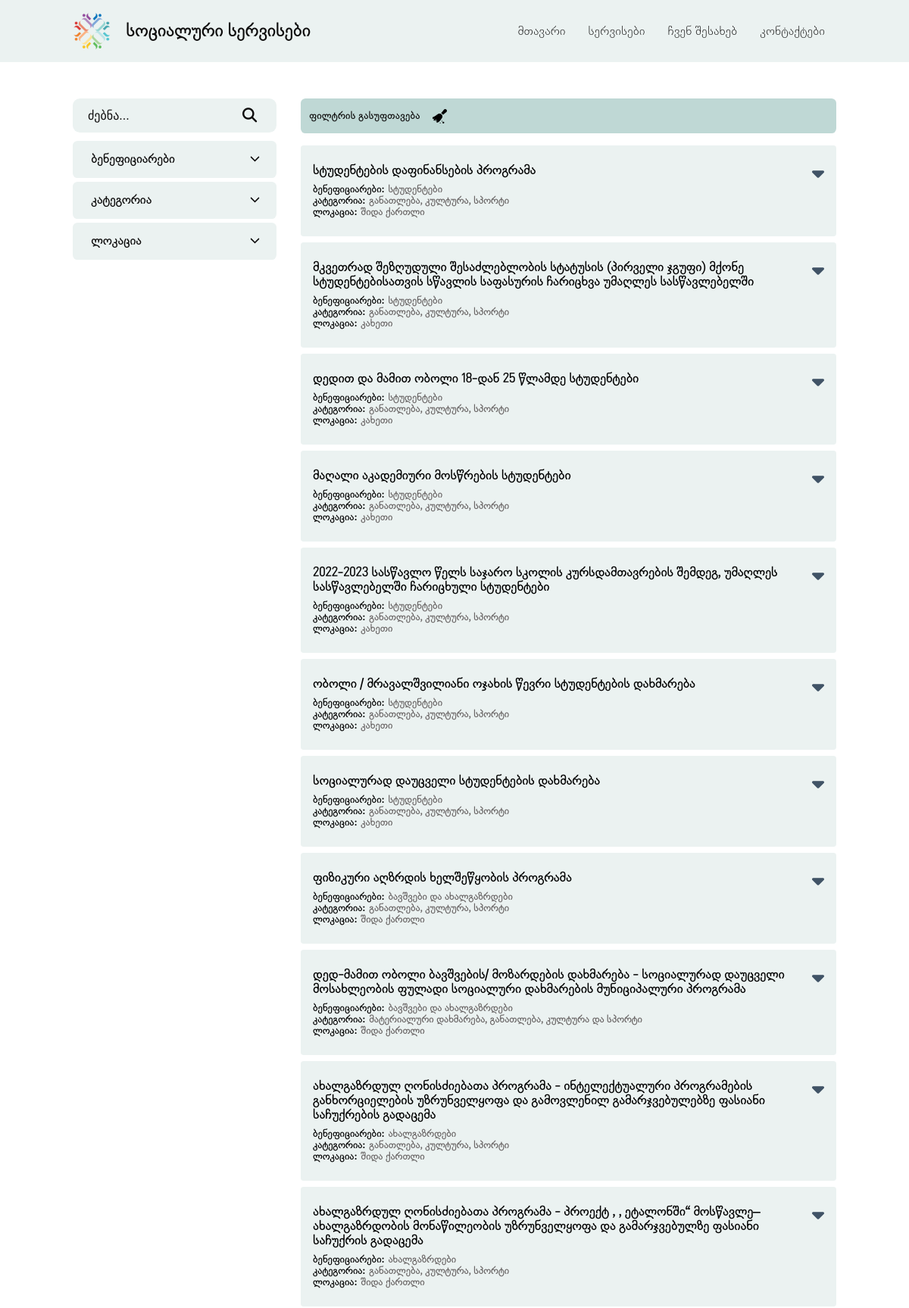
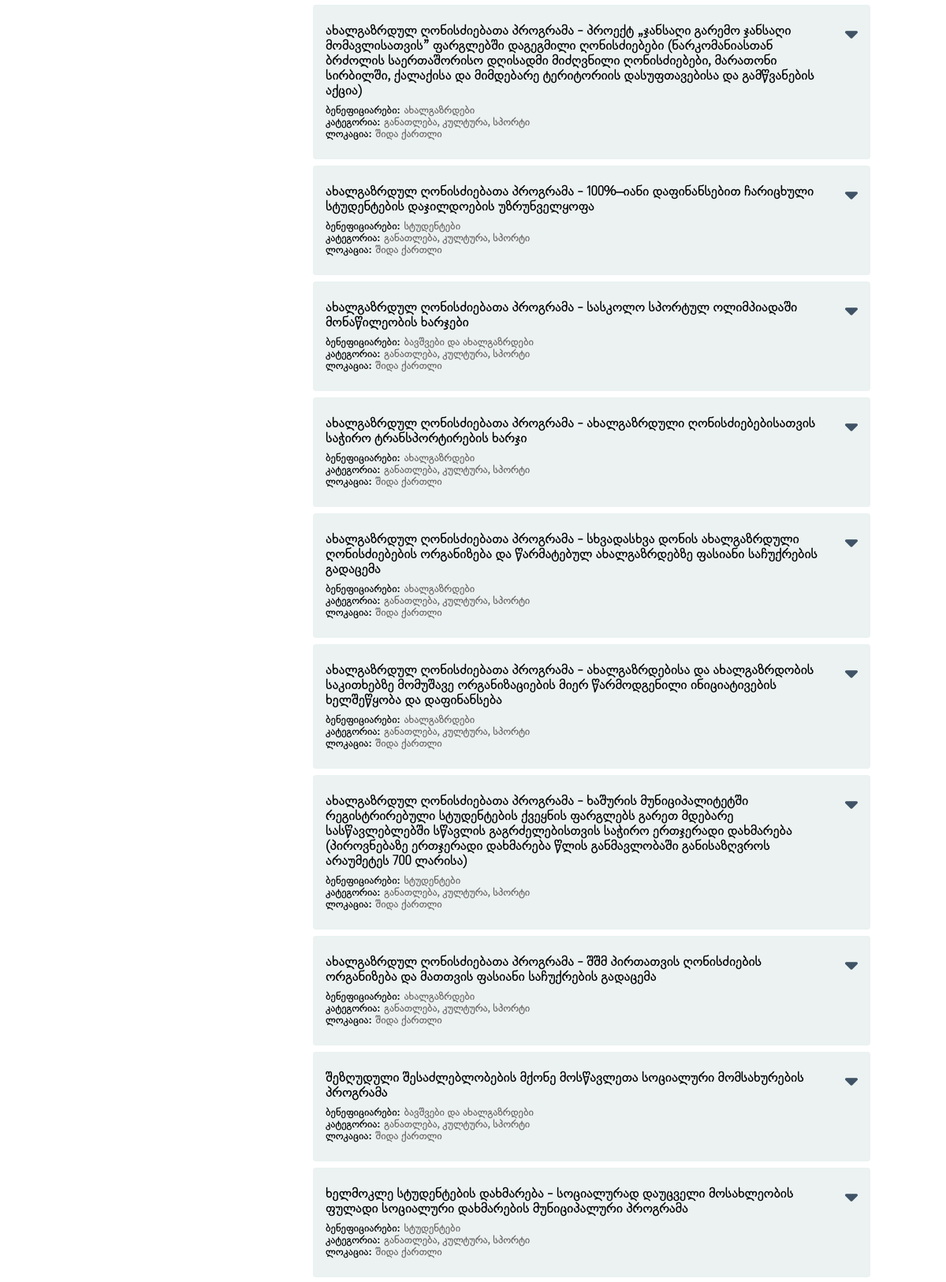
The app's page /services.php?categories=განათლება (upper part) with its own data (2 pictures, top to bottom).
### tables this page shows
CREATE TABLE `socialservicetable` (
  `id` int(11) NOT NULL,
  `title` varchar(500) NOT NULL,
  `service_description` text NOT NULL,
  `categories` varchar(100) DEFAULT NULL,
  `beneficiaries` varchar(100) DEFAULT NULL,
  `providers` varchar(150) DEFAULT NULL,
  `locations` varchar(1500) DEFAULT NULL,
  `link` varchar(1000) DEFAULT NULL,
  `region` varchar(300) DEFAULT NULL
);

### php/getPosts.php (the view, shortened to what this page needs)
<?php
function getMainPosts($conn)
{
    if (isset($_GET['region'])) {
        $searchValue = filter_input(INPUT_GET, 'region', FILTER_SANITIZE_SPECIAL_CHARS);
        $searchQuery = "SELECT * FROM SocialServiceTable WHERE region LIKE '%$searchValue%'  OR locations LIKE '%$searchValue%'";
        $queryRun = mysqli_query($conn, $searchQuery);
        if (mysqli_num_rows($queryRun) > 0) {
            while ($row = mysqli_fetch_assoc($queryRun)) {
                $title = $row['title'];
                $description = $row['service_description'];
                $categories = $row['categories'];
                $locations = $row['locations'];
                $locations = $row['region'];
                $beneficiaries = $row['beneficiaries'];
                $locations = highlightSearchedWords($locations, $searchValue);
                echo ' <div class="container-info" data-titlecontainer="' . $row['id'] . '">
                <div class="title" data-titlecontainer="' . $row['id'] . '">
                    <div class="main-info" data-titlecontainer="' . $row['id'] . '">
                    <p class="title-text" data-titlecontainer="' . $row['id'] . '"> ' . $title . ' </p>
                    <span class="more-info" data-titlecontainer="' . $row['id'] . '"><div class="small-section" data-titlecontainer="' . $row['id'] . '"><p class="span" data-titlecontainer="' . $row['id'] . '">ბენეფიციარები:</p><p> ' . $beneficiaries . ' </p> </div><div class="small-section" data-titlecontainer="' . $row['id'] . '"><p class="span" data-titlecontainer="' . $row['id'] . '">კატეგორია:</p> <p> ' . $categories . ' </p></div><div data-titlecontainer="' . $row['id'] . '" class="small-section"> <span class="span" data-titlecontainer="' . $row['id'] . '">ლოკაცია:</span><p> ' . $locations . ' </p> </span></div>
                    </div>
                    <i class="fa-solid fa-caret-down plus-icon " id="icon-' . $row['id'] . '" data-titlecontainer="' . $row['id'] . '"></i>
                </div>
                <div class="description" id="' . $row['id'] . '" data-titlecontainer="' . $row['id'] . '">
                    <p>
                    ' . $description . '
                    </p>
                    <br />
                    <a
                    class="seeMorelink"
                    target="_blank"
                    href="' . $row['link'] . '"
                    alt="დეტალურად ნახვა"
                    >დეტალურად</a>
                </div>
        </div> ';
            }
        } else {
            echo '<h3>ინფორმაცია ვერ მოიძებნა...</h3>';
        }
    } else if (isset($_GET['categories'])) {
        $searchValue = filter_input(INPUT_GET, 'categories', FILTER_SANITIZE_SPECIAL_CHARS);
        $searchQuery = "SELECT * FROM SocialServiceTable WHERE categories LIKE '%$searchValue%'  OR locations LIKE '%$searchValue%'";
        $queryRun = mysqli_query($conn, $searchQuery);
        if (mysqli_num_rows($queryRun) > 0) {
            while ($row = mysqli_fetch_assoc($queryRun)) {
                $title = $row['title'];
                $description = $row['service_description'];
                $categories = $row['categories'];
                $locations = $row['region'];
                $beneficiaries = $row['beneficiaries'];
                $locations = highlightSearchedWords($locations, $searchValue);
                echo ' <div class="container-info" data-titlecontainer="' . $row['id'] . '">
                <div class="title" data-titlecontainer="' . $row['id'] . '">
                    <div class="main-info" data-titlecontainer="' . $row['id'] . '">
                    <p class="title-text" data-titlecontainer="' . $row['id'] . '"> ' . $title . ' </p>
                    <span class="more-info" data-titlecontainer="' . $row['id'] . '"><div class="small-section" data-titlecontainer="' . $row['id'] . '"><p class="span" data-titlecontainer="' . $row['id'] . '">ბენეფიციარები:</p><p> ' . $beneficiaries . ' </p> </div><div class="small-section" data-titlecontainer="' . $row['id'] . '"><p class="span" data-titlecontainer="' . $row['id'] . '">კატეგორია:</p> <p> ' . $categories . ' </p></div><div data-titlecontainer="' . $row['id'] . '" class="small-section"> <span class="span" data-titlecontainer="' . $row['id'] . '">ლოკაცია:</span><p> ' . $locations . ' </p> </span></div>
                    </div>
                    <i class="fa-solid fa-caret-down plus-icon " id="icon-' . $row['id'] . '" data-titlecontainer="' . $row['id'] . '"></i>
                </div>
                <div class="description" id="' . $row['id'] . '" data-titlecontainer="' . $row['id'] . '">
                    <p>
                    ' . $description . '
                    </p>
                    <br />
                    <a
                    class="seeMorelink"
                    target="_blank"
                    href="' . $row['link'] . '"
                    alt="დეტალურად ნახვა"
                    >დეტალურად</a>
                </div>
        </div> ';
            }
        } else {
            echo '<h3>ინფორმაცია ვერ მოიძებნა...</h3>';
        }
    } else     if (isset($_GET['beneficiaries'])) {
        $searchValue = filter_input(INPUT_GET, 'beneficiaries', FILTER_SANITIZE_SPECIAL_CHARS);
        $searchQuery = "SELECT * FROM SocialServiceTable WHERE beneficiaries LIKE '%$searchValue%'  OR locations LIKE '%$searchValue%'";
        $queryRun = mysqli_query($conn, $searchQuery);
        if (mysqli_num_rows($queryRun) > 0) {
            while ($row = mysqli_fetch_assoc($queryRun)) {
                $title = $row['title'];
                $description = $row['service_description'];
                $categories = $row['categories'];
                $locations = $row['locations'];
                $locations = $row['region'];
                $beneficiaries = $row['beneficiaries'];
                $locations = highlightSearchedWords($locations, $searchValue);
                echo ' <div class="container-info" data-titlecontainer="' . $row['id'] . '">
                <div class="title" data-titlecontainer="' . $row['id'] . '">
                    <div class="main-info" data-titlecontainer="' . $row['id'] . '">
                    <p class="title-text" data-titlecontainer="' . $row['id'] . '"> ' . $title . ' </p>
                    <span class="more-info" data-titlecontainer="' . $row['id'] . '"><div class="small-section" data-titlecontainer="' . $row['id'] . '"><p class="span" data-titlecontainer="' . $row['id'] . '">ბენეფიციარები:</p><p> ' . $beneficiaries . ' </p> </div><div class="small-section" data-titlecontainer="' . $row['id'] . '"><p class="span" data-titlecontainer="' . $row['id'] . '">კატეგორია:</p> <p> ' . $categories . ' </p></div><div data-titlecontainer="' . $row['id'] . '" class="small-section"> <span class="span" data-titlecontainer="' . $row['id'] . '">ლოკაცია:</span><p> ' . $locations . ' </p> </span></div>
                    </div>
                    <i class="fa-solid fa-caret-down plus-icon " id="icon-' . $row['id'] . '" data-titlecontainer="' . $row['id'] . '"></i>
                </div>
                <div class="description" id="' . $row['id'] . '" data-titlecontainer="' . $row['id'] . '">
                    <p>
                    ' . $description . '
                    </p>
                    <br />
                    <a
                    class="seeMorelink"
                    target="_blank"
                    href="' . $row['link'] . '"
                    alt="დეტალურად ნახვა"
                    >დეტალურად</a>
                </div>
        </div> ';
            }
        } else {
            echo '<h3>ინფორმაცია ვერ მოიძებნა...</h3>';
        }
    } else if (isset($_GET['searchBar']) && !empty($_GET['searchBar'])) {
        $searchValue = htmlspecialchars($_GET['searchBar']);
        $searchQuery = "SELECT * FROM SocialServiceTable WHERE title LIKE '%$searchValue%' OR locations LIKE '%$searchValue%' OR region LIKE '%$searchValue%' OR beneficiaries LIKE '%$searchValue%' OR categories LIKE '%$searchValue%'";
        $queryRun = mysqli_query($conn, $searchQuery);
        if (mysqli_num_rows($queryRun) > 0) {
            while ($row = mysqli_fetch_assoc($queryRun)) {
                $title = $row['title'];
                $description = $row['service_description'];
                $categories = $row['categories'];
                $locations = $row['locations'];
                $locations = $row['region'];
                $beneficiaries = $row['beneficiaries'];
                $title = highlightSearchedWords($title, $_GET['searchBar']);
                $description = highlightSearchedWords($description, $_GET['searchBar']);
                $categories = highlightSearchedWords($categories, $_GET['searchBar']);
                $locations = highlightSearchedWords($locations, $_GET['searchBar']);
                $beneficiaries = highlightSearchedWords($beneficiaries, $_GET['searchBar']);
                echo ' <div class="container-info" data-titlecontainer="' . $row['id'] . '">
                <div class="title" data-titlecontainer="' . $row['id'] . '">
                    <div class="main-info" data-titlecontainer="' . $row['id'] . '">
                    <p class="title-text" data-titlecontainer="' . $row['id'] . '"> ' . $title . ' </p>
                    <span class="more-info" data-titlecontainer="' . $row['id'] . '"><div class="small-section" data-titlecontainer="' . $row['id'] . '"><p class="span" data-titlecontainer="' . $row['id'] . '">ბენეფიციარები:</p><p> ' . $beneficiaries . ' </p> </div><div class="small-section" data-titlecontainer="' . $row['id'] . '"><p class="span" data-titlecontainer="' . $row['id'] . '">კატეგორია:</p> <p> ' . $categories . ' </p></div><div data-titlecontainer="' . $row['id'] . '" class="small-section"> <span class="span" data-titlecontainer="' . $row['id'] . '">ლოკაცია:</span><p> ' . $locations . ' </p> </span></div>
                    </div>
                    <i class="fa-solid fa-caret-down plus-icon " id="icon-' . $row['id'] . '" data-titlecontainer="' . $row['id'] . '"></i>
                </div>
                <div class="description" id="' . $row['id'] . '" data-titlecontainer="' . $row['id'] . '">
                    <p>
                    ' . $description . '
                    </p>
                    <br />
                    <a
                    class="seeMorelink"
                    target="_blank"
                    href="' . $row['link'] . '"
                    alt="დეტალურად ნახვა"
                    >დეტალურად</a>
                </div>
        </div> ';
            }
        } else {
            echo '<h3>ინფორმაცია ვერ მოიძებნა...</h3>';
        }
    } else {
        renderPostsElse($conn);
    }
}
function highlightSearchedWords($text, $searchText)
{
    $searchValue = preg_quote($searchText);
    $pattern = '/(' . $searchValue . ')/iu';
    $highlightedText = preg_replace($pattern, '<span class="highlight">$1</span>', $text);
    return $highlightedText;
}

### style.css (style rules this page uses)
* { padding: 0; margin: 0; box-sizing: border-box; outline: none; scroll-behavior: smooth; }
:root { --main_bg_color_bl: #0cc1e1; --main_bg_color_wt: rgb(235, 242, 241); --text-main-color: #0d0c0c; }
body { background-color: rgb(255, 255, 255); overflow-x: hidden; font-family: "BPG Nateli", sans-serif; }
.container-info { margin-bottom: 0.5rem; border-radius: 0.2rem; overflow: hidden; }
.right-section .title { padding: 1.5rem 1rem; font-size: 1.15rem; font-weight: 900; background-color: var(--main_bg_color_wt); border-radius: 0.2rem; display: flex; align-items: center; justify-content: space-between; cursor: pointer; position: relative; z-index: 100; }
.main-info { display: flex; flex-direction: column; justify-content: center; align-items: start; width: 100%; padding-right: 1rem; z-index: -1; }
.more-info { font-size: 0.9rem; margin-top: 0.5rem; color: #696565; font-weight: 900; display: flex; flex-wrap: wrap; width: 100%; justify-content: start; align-items: center; z-index: 1; }
.small-section { display: flex; margin-right: 3rem; flex-grow: 1; width: 100%; }
.span { font-size: 0.9rem; font-weight: 900; color: black; margin-right: 0.3rem; }
.right-section .title .plus-icon { color: #2e4257; font-size: 1.6rem; rotate: 0deg; transition: rotate 0.5s; align-self: start; opacity: 0.9; }

### records on screen
socialservicetable: title "სტუდენტების დაფინანსების პროგრამა", beneficiaries "სტუდენტები", categories "განათლება, კულტურა, სპორტი", region "შიდა ქართლი"
socialservicetable: title "მკვეთრად შეზღუდული შესაძლებლობის სტატუსის (პირველი ჯგუფი) მქონე სტუდენტებისათვის სწავლის საფასურის ჩარიცხვა უმაღლეს სასწავლებელში", beneficiaries "სტუდენტები", categories "განათლება, კულტურა, სპორტი", region "კახეთი"
socialservicetable: title "დედით და მამით ობოლი 18-დან 25 წლამდე სტუდენტები", beneficiaries "სტუდენტები", categories "განათლება, კულტურა, სპორტი", region "კახეთი"
socialservicetable: title "მაღალი აკადემიური მოსწრების სტუდენტები", beneficiaries "სტუდენტები", categories "განათლება, კულტურა, სპორტი", region "კახეთი"
socialservicetable: title "2022-2023 სასწავლო წელს საჯარო სკოლის კურსდამთავრების შემდეგ, უმაღლეს სასწავლებელში ჩარიცხული სტუდენტები", beneficiaries "სტუდენტები", categories "განათლება, კულტურა, სპორტი", region "კახეთი"
socialservicetable: title "ობოლი / მრავალშვილიანი ოჯახის წევრი სტუდენტების დახმარება", beneficiaries "სტუდენტები", categories "განათლება, კულტურა, სპორტი", region "კახეთი"
socialservicetable: title "სოციალურად დაუცველი სტუდენტების დახმარება", beneficiaries "სტუდენტები", categories "განათლება, კულტურა, სპორტი", region "კახეთი"
socialservicetable: title "ფიზიკური აღზრდის ხელშეწყობის პროგრამა", beneficiaries "ბავშვები და ახალგაზრდები", categories "განათლება, კულტურა, სპორტი", region "შიდა ქართლი"
socialservicetable: title "დედ-მამით ობოლი ბავშვების/ მოზარდების დახმარება - სოციალურად დაუცველი მოსახლეობის ფულადი სოციალური დახმარების მუნიციპალური პროგრამა", beneficiaries "ბავშვები და ახალგაზრდები", categories "მატერიალური დახმარება, განათლება, კულტურა და სპორტი", region "შიდა ქართლი"
socialservicetable: title "ახალგაზრდულ ღონისძიებათა პროგრამა - ინტელექტუალური პროგრამების განხორციელების უზრუნველყოფა და გამოვლენილ გამარჯვებულებზე ფასიანი საჩუქრების გადაცემა", beneficiaries "ახალგაზრდები", categories "განათლება, კულტურა, სპორტი", region "შიდა ქართლი"
socialservicetable: title "ახალგაზრდულ ღონისძიებათა პროგრამა - პროექტ , , ეტალონში“ მოსწავლე–ახალგაზრდობის მონაწილეობის უზრუნველყოფა და გამარჯვებულზე ფასიანი საჩუქრის გადაცემა", beneficiaries "ახალგაზრდები", categories "განათლება, კულტურა, სპორტი", region "შიდა ქართლი"
socialservicetable: title "ახალგაზრდულ ღონისძიებათა პროგრამა - პროექტ „ჯანსაღი გარემო ჯანსაღი მომავლისათვის” ფარგლებში დაგეგმილი ღონისძიებები (ნარკომანიასთან ბრძოლის საერთაშორისო დღისადმი მიძღვნილი ღონისძიებები, მარათონი სირბილში, ქალაქისა და მიმდებარე ტერიტორიის დასუფთავებისა და გამწვანების აქცია)", beneficiaries "ახალგაზრდები", categories "განათლება, კულტურა, სპორტი", region "შიდა ქართლი"
socialservicetable: title "ახალგაზრდულ ღონისძიებათა პროგრამა - 100%–იანი დაფინანსებით ჩარიცხული სტუდენტების დაჯილდოების უზრუნველყოფა", beneficiaries "სტუდენტები", categories "განათლება, კულტურა, სპორტი", region "შიდა ქართლი"
socialservicetable: title "ახალგაზრდულ ღონისძიებათა პროგრამა - სასკოლო სპორტულ ოლიმპიადაში მონაწილეობის ხარჯები", beneficiaries "ბავშვები და ახალგაზრდები", categories "განათლება, კულტურა, სპორტი", region "შიდა ქართლი"
socialservicetable: title "ახალგაზრდულ ღონისძიებათა პროგრამა - ახალგაზრდული ღონისძიებებისათვის საჭირო ტრანსპორტირების ხარჯი", beneficiaries "ახალგაზრდები", categories "განათლება, კულტურა, სპორტი", region "შიდა ქართლი"
socialservicetable: title "ახალგაზრდულ ღონისძიებათა პროგრამა - სხვადასხვა დონის ახალგაზრდული ღონისძიებების ორგანიზება და წარმატებულ ახალგაზრდებზე ფასიანი საჩუქრების გადაცემა", beneficiaries "ახალგაზრდები", categories "განათლება, კულტურა, სპორტი", region "შიდა ქართლი"
socialservicetable: title "ახალგაზრდულ ღონისძიებათა პროგრამა - ახალგაზრდებისა და ახალგაზრდობის საკითხებზე მომუშავე ორგანიზაციების მიერ წარმოდგენილი ინიციატივების ხელშეწყობა და დაფინანსება", beneficiaries "ახალგაზრდები", categories "განათლება, კულტურა, სპორტი", region "შიდა ქართლი"
socialservicetable: title "ახალგაზრდულ ღონისძიებათა პროგრამა - ხაშურის მუნიციპალიტეტში რეგისტრირებული სტუდენტების ქვეყნის ფარგლებს გარეთ მდებარე სასწავლებლებში სწავლის გაგრძელებისთვის საჭირო ერთჯერადი დახმარება (პიროვნებაზე ერთჯერადი დახმარება წლის განმავლობაში განისაზღვროს არაუმეტეს 700 ლარისა)", beneficiaries "სტუდენტები", categories "განათლება, კულტურა, სპორტი", region "შიდა ქართლი"
socialservicetable: title "ახალგაზრდულ ღონისძიებათა პროგრამა - შშმ პირთათვის ღონისძიების ორგანიზება და მათთვის ფასიანი საჩუქრების გადაცემა", beneficiaries "ახალგაზრდები", categories "განათლება, კულტურა, სპორტი", region "შიდა ქართლი"
socialservicetable: title "შეზღუდული შესაძლებლობების მქონე მოსწავლეთა სოციალური მომსახურების პროგრამა", beneficiaries "ბავშვები და ახალგაზრდები", categories "განათლება, კულტურა, სპორტი", region "შიდა ქართლი"
socialservicetable: title "ხელმოკლე სტუდენტების დახმარება - სოციალურად დაუცველი მოსახლეობის ფულადი სოციალური დახმარების მუნიციპალური პროგრამა", beneficiaries "სტუდენტები", categories "განათლება, კულტურა, სპორტი", region "შიდა ქართლი"
